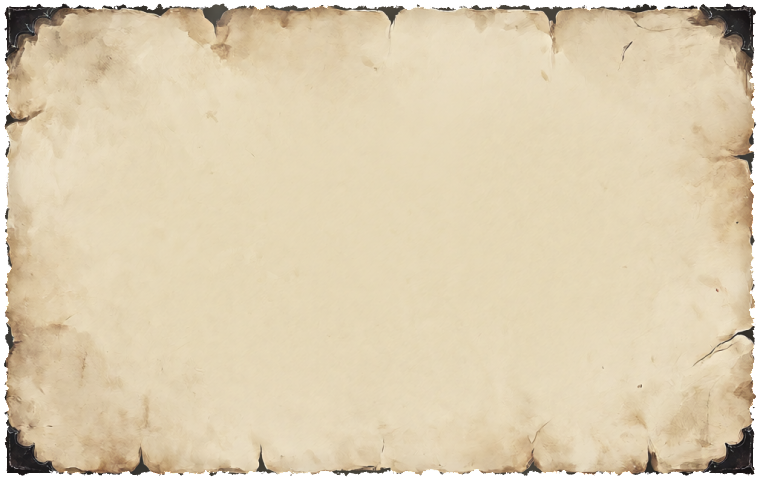
#> input picture godot/art/ui/frames/dawn_paper.png, 760 x 480 px; its folder holds only this picture in this run
$ python palette.py ../../godot/art/ui/frames/dawn_paper.png
#> lines starting #> are read from the running program, lines starting #| are printed output that depends on the picture; after the words box and inside, x2 and y2 are one past the last pixel; in counts of white or black regions, pixels touching at a corner belong together
"""The look bible's numbers (docs/design/LOOK_BIBLE.md): each frame's value structure and where its colour sits, in Oklab.

    python tools/style/palette.py DIR            -> every DIR/frames/NN_id.png (tools/style/frames.py's output); DIR/palette.md + DIR/palette.jpg
    python tools/style/palette.py a.png b.png    -> those files (whole frame), printed

Per frame, over the world (the HUD's bands cut off on play frames: y 8%-80% of the height; the full frame elsewhere):
  Lp50, Lp95   value: Oklab L percentiles (0-1); key   p95/p50 (how far the lit brights stand over the middle)
  pool         std/mean of L on a 32x18 downsample: light in pools (high) or flat (low)
  shC shH      the shadows (L < 0.32): mean chroma and its hue (Oklab degrees, chroma-weighted): the bible wants colour there
  gray%        share of the shadows that are grey (C < 0.015): slate, the thing the bible forbids
  midC         the mid values' chroma (0.40 <= L <= 0.75): dull midtones (mud, stone, cloth) gain the most under vibrance
  hiH hiC      the brights (L > 0.80): their hue and chroma (ember/lantern amber ~55-75, moon/frost ~230-260)
  warm/cold    the share of all chroma in warm hues (h 20-110) and cold ones (h 180-300)
palette.jpg: per frame its eight main colours (median cut over the world crop), dark to light, beside the frame's
thumbnail: the twelve read as one game when their strips share a family."""
import os, sys

import numpy as np
from PIL import Image, ImageDraw, ImageFont

PLAY = {"04", "05", "06", "09", "10", "12"}   # frames with the HUD over the world


def oklab(rgb):
    c = rgb / 255.0
    c = np.where(c <= 0.04045, c / 12.92, ((c + 0.055) / 1.055) ** 2.4)
    l = 0.4122214708 * c[..., 0] + 0.5363325363 * c[..., 1] + 0.0514459929 * c[..., 2]
    m = 0.2119034982 * c[..., 0] + 0.6806995451 * c[..., 1] + 0.1073969566 * c[..., 2]
    s = 0.0883024619 * c[..., 0] + 0.2817188376 * c[..., 1] + 0.6299787005 * c[..., 2]
    l, m, s = np.cbrt(l), np.cbrt(m), np.cbrt(s)
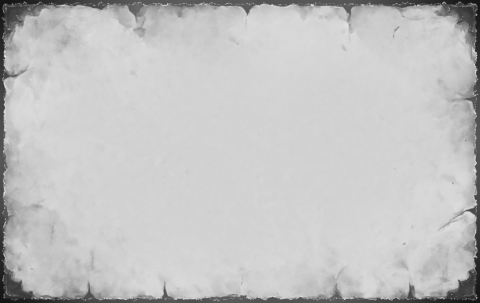
#> s: shape (303, 480) float64; min 0.0896, max 0.935, mean 0.768
    L = 0.2104542553 * l + 0.7936177850 * m - 0.0040720468 * s
    a = 1.9779984951 * l - 2.4285922050 * m + 0.4505937099 * s
    b = 0.0259040371 * l + 0.7827717662 * m - 0.8086757660 * s
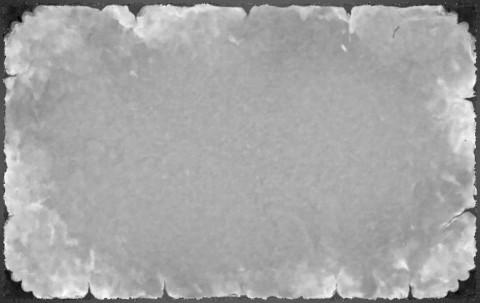
#> b: shape (303, 480) float64; min -0.0103, max 0.0711, mean 0.0426; drawn with min black and max white
    return L, a, b


def hue(a, b, w):
    if w.sum() <= 0: return float("nan")
    return float(np.degrees(np.arctan2((b * w).sum(), (a * w).sum())) % 360)


def stats(path, play):
    im = Image.open(path).convert("RGB")
    if play: im = im.crop((0, int(im.height * 0.08), im.width, int(im.height * 0.80)))
    sm = im.resize((480, int(480 * im.height / im.width)), Image.BILINEAR)
    x = np.asarray(sm).astype(np.float64)
    L, a, b = oklab(x); C = np.hypot(a, b); H = np.degrees(np.arctan2(b, a)) % 360
#> after `C = np.hypot(a, b)`:
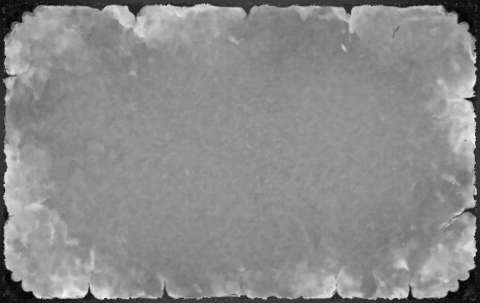
#> C: shape (303, 480) float64; min 3.98e-09, max 0.0786, mean 0.0431; drawn with min black and max white
#> after `H = np.degrees(np.arctan2(b, a)) % 360`:
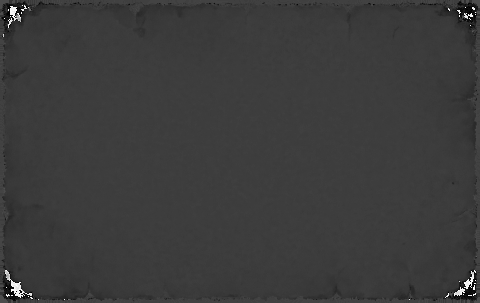
#> H: shape (303, 480) float64; min 0.0729, max 358.7, mean 84.7; drawn with min black and max white
    p50, p95 = np.percentile(L, [50, 95])
#> p50 = 0.879; p95 = 0.892
    lo = np.asarray(im.resize((32, 18), Image.BOX)).astype(np.float64); Ll = oklab(lo)[0]
    sh = L < 0.32; mid = (L >= 0.40) & (L <= 0.75); hi = L > 0.80
#> after `sh = L < 0.32`:
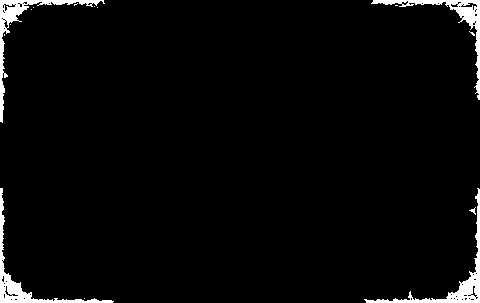
#> sh: shape (303, 480) bool; 3.3% white; 15 white regions (10 under 20 px), largest, box (x1, y1, x2, y2) and area: (364, 188, 480, 303) 1230, (0, 0, 105, 123) 1172, (0, 188, 114, 303) 1170, (371, 0, 480, 100) 1109, (469, 207, 476, 215) 21
#> after `mid = (L >= 0.4) & (L <= 0.75)`: mid: shape (303, 480) bool; 4.8% white; 146 white regions (131 under 20 px), largest, box (x1, y1, x2, y2) and area: (2, 1, 477, 64) 2753, (2, 111, 118, 301) 1635, (451, 71, 478, 156) 569
#> after `hi = L > 0.8`: hi: shape (303, 480) bool; 85.8% white; 69 black regions (60 under 20 px), largest, box (x1, y1, x2, y2) and area: (0, 0, 480, 303) 20024, (439, 264, 450, 285) 95, (49, 222, 55, 244) 58
    warm = ((H >= 20) & (H <= 110)); cold = ((H >= 180) & (H <= 300))
#> after `warm = (H >= 20) & (H <= 110)`:
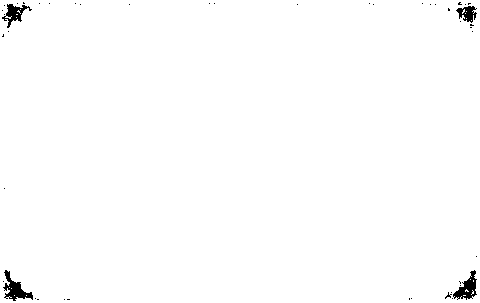
#> warm: shape (303, 480) bool; 99.1% white; 46 black regions (42 under 20 px), largest, box (x1, y1, x2, y2) and area: (3, 270, 33, 301) 363, (453, 270, 477, 300) 329, (2, 4, 32, 28) 265, (456, 6, 477, 23) 200
#> after `cold = (H >= 180) & (H <= 300)`: cold: shape (303, 480) bool; 0.03% white in thin lines or dots
    r = dict(Lp50=p50, Lp95=p95, key=p95 / max(p50, 1e-3), pool=Ll.std() / max(Ll.mean(), 1e-3),
             shC=C[sh].mean() if sh.any() else float("nan"), shH=hue(a[sh], b[sh], C[sh]) if sh.any() else float("nan"),
             gray=(C[sh] < 0.015).mean() * 100 if sh.any() else float("nan"), sh=sh.mean() * 100,
             midC=C[mid].mean() if mid.any() else float("nan"),
             hiH=hue(a[hi], b[hi], C[hi]) if hi.any() else float("nan"), hiC=C[hi].mean() if hi.any() else float("nan"),
             warm=C[warm].sum() / max(C.sum(), 1e-6) * 100, cold=C[cold].sum() / max(C.sum(), 1e-6) * 100)
#> r = 13 items
    q = sm.quantize(colors=8, method=Image.Quantize.MEDIANCUT)
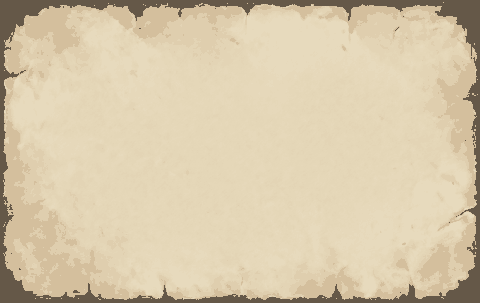
#> q: PIL image 480x303 P; mean R, G, B 215.7, 200.6, 170.6
    pal = np.array(q.getpalette()[:24]).reshape(8, 3); cnt = np.bincount(np.asarray(q).ravel(), minlength=8)[:8]
#> after `pal = np.array(q.getpalette()[:24]).reshape(8, 3)`: pal = [[231, 218, 189], [230, 216, 186], [229, 215, 184], [228, 214, 183], [227, 212, 181], [223, 206, 174], [212, 191, 157], [101, 88, 72]]
#> after `cnt = np.bincount(np.asarray(q).ravel(), minlength=8)[:8]`: cnt = [14610, 20430, 26014, 22568, 15392, 15616, 19002, 11808]
    order = np.argsort(oklab(pal.astype(np.float64))[0])
#> order = [7, 6, 5, 4, 3, 2, 1, 0]
    return r, [(tuple(int(v) for v in pal[i]), int(cnt[i])) for i in order], im


COLS = ["Lp50", "Lp95", "key", "pool", "shC", "shH", "gray", "midC", "hiH", "hiC", "warm", "cold"]


def row(name, r):
    f = lambda k: "-" if r[k] != r[k] else (f"{r[k]:.0f}" if k in ("shH", "hiH", "gray", "warm", "cold") else f"{r[k]:.3f}" if k in ("shC", "midC", "hiC") else f"{r[k]:.2f}")
    return f"| {name} | " + " | ".join(f(k) for k in COLS) + " |"


def main(args):
    if len(args) == 1 and os.path.isdir(args[0]):
        d = args[0]; fr = os.path.join(d, "frames")
        files = sorted(os.path.join(fr, f) for f in os.listdir(fr) if f.endswith(".png") and f[:2].isdigit())
    else:
        d, files = None, args
    lines = ["| frame | " + " | ".join(COLS) + " |", "|---" * (len(COLS) + 1) + "|"]
    strips = []
    for p in files:
        name = os.path.splitext(os.path.basename(p))[0]
        r, pal, im = stats(p, d is not None and name[:2] in PLAY)
#> r = 13 items; pal = [((101, 88, 72), 11808), ((212, 191, 157), 19002), ((223, 206, 174), 15616), ((227, 212, 181), 15392), ((228, 214, 183), 22568), ((229, 215, 184), 26014), ((230, 216, 186), 20430), ((231, 218, 189), 14610)]
        lines.append(row(name, r)); strips.append((name, pal, im))
    print("\n".join(lines))
#| | frame | Lp50 | Lp95 | key | pool | shC | shH | gray | midC | hiH | hiC | warm | cold |
#| |---|---|---|---|---|---|---|---|---|---|---|---|---|
#| | dawn_paper | 0.88 | 0.89 | 1.01 | 0.14 | 0.009 | 82 | 94 | 0.045 | 85 | 0.044 | 100 | 0 |
    if d is None: return
    open(os.path.join(d, "palette.md"), "w", encoding="utf-8").write(
        "# The twelve frames' numbers (tools/style/palette.py)\n\n" + "\n".join(lines) + "\n")
    tw, th, sw = 320, 180, 80
    S = Image.new("RGB", (tw + sw * 8, th * len(strips)), (12, 12, 12)); dr = ImageDraw.Draw(S)
    try: font = ImageFont.truetype("arial.ttf", 16)
    except Exception: font = ImageFont.load_default()
    for k, (name, pal, im) in enumerate(strips):
        y = k * th
        S.paste(im.resize((tw, th), Image.LANCZOS), (0, y))
        tot = sum(c for _, c in pal) or 1
        for j, (col, c) in enumerate(pal):
            dr.rectangle([tw + j * sw, y, tw + (j + 1) * sw - 2, y + th - 2], fill=col)
            dr.text((tw + j * sw + 4, y + th - 20), f"{100 * c / tot:.0f}%", fill=(255, 255, 255) if sum(col) < 380 else (0, 0, 0), font=font)
        dr.rectangle([0, y, 10 * len(name) + 8, y + 20], fill=(0, 0, 0)); dr.text((4, y + 1), name, fill=(255, 230, 120), font=font)
    S.save(os.path.join(d, "palette.jpg"), quality=88)
    print(os.path.join(d, "palette.jpg"))


if __name__ == "__main__":
    if not sys.argv[1:]: print(__doc__); sys.exit(1)
    main(sys.argv[1:])
